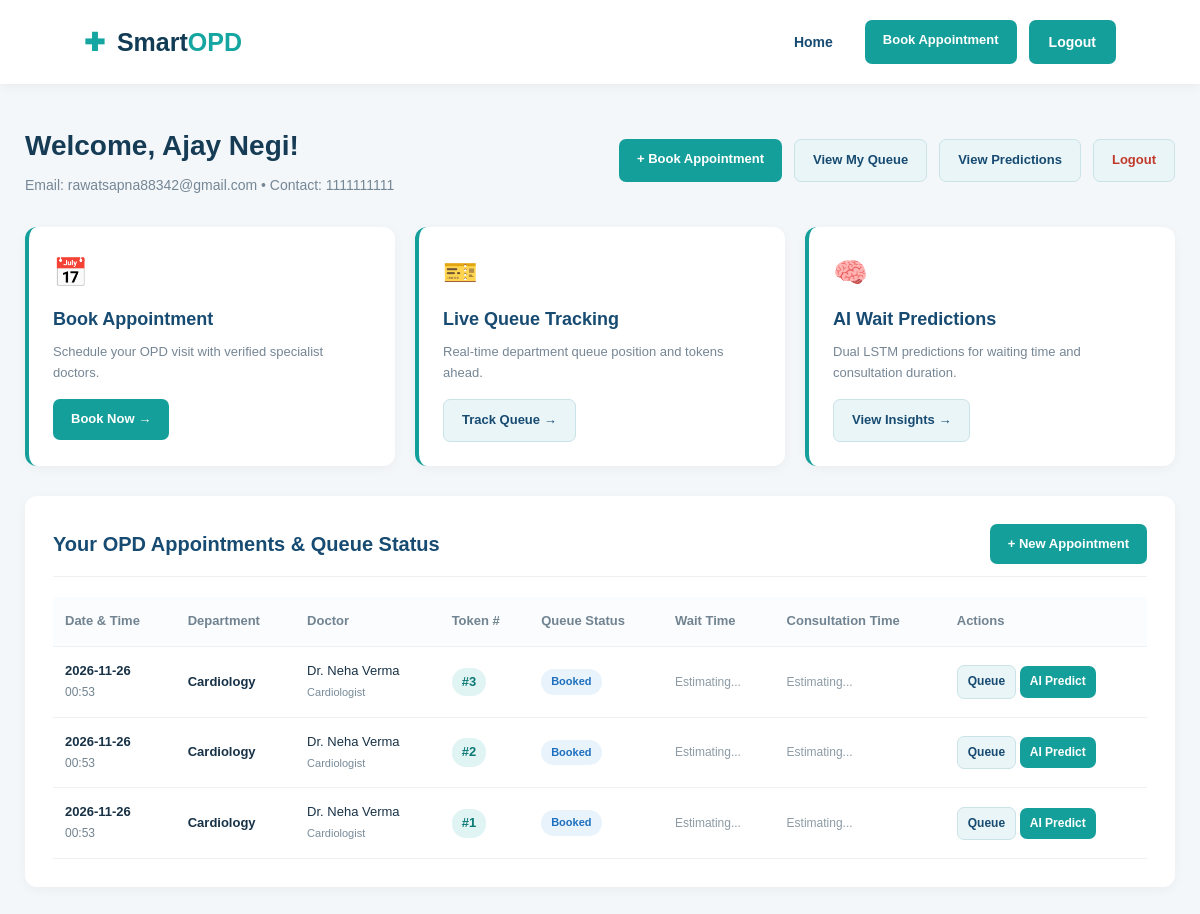
The app's page /dashboard (signed in) with its own data.
### App/app.py (models this page shows)
class Patient(db.Model):
    __tablename__ = "patients"
    patient_id = db.Column(db.Integer, primary_key=True)
    full_name = db.Column(db.String(100), nullable=False)
    email = db.Column(db.String(120), unique=True, nullable=False)
    password_hash = db.Column(db.String(255), nullable=False)
    phone = db.Column(db.String(20))
    created_at = db.Column(db.DateTime, server_default=db.func.current_timestamp())

class QueueEntry(db.Model):
    __tablename__ = "queue"
    queue_id = db.Column(db.Integer, primary_key=True)
    appointment_id = db.Column(db.Integer, nullable=False)
    token_number = db.Column(db.Integer, nullable=False)
    queue_status = db.Column(db.String(30), default="Booked")
    arrival_time = db.Column(db.DateTime)
    consultation_start = db.Column(db.DateTime)
    consultation_end = db.Column(db.DateTime)

class Department(db.Model):
    __tablename__ = "departments"
    department_id = db.Column(db.Integer, primary_key=True)
    department_name = db.Column(db.String(100), nullable=False)
    description = db.Column(db.Text)

class Doctor(db.Model):
    __tablename__ = "doctors"
    doctor_id = db.Column(db.Integer, primary_key=True)
    doctor_name = db.Column(db.String(100), nullable=False)
    department_id = db.Column(db.Integer, nullable=False)
    specialization = db.Column(db.String(100))
    availability_status = db.Column(db.String(30), default="Available")

### App/app.py (the view)
@app.route("/dashboard")
@patient_required
def dashboard():
    patient = db.session.get(Patient, session["patient_id"])
    if patient is None:
        session.clear()
        return redirect(url_for("login"))
    query = (
        db.session.query(
            Appointment.appointment_id,
            Appointment.appointment_date,
            Appointment.appointment_time,
            Appointment.appointment_status,
            Department.department_name,
            Doctor.doctor_name,
            Doctor.specialization,
            QueueEntry.token_number,
            QueueEntry.queue_status,
            PredictionRecord.predicted_wait_minutes,
            PredictionRecord.predicted_service_minutes
        )
        .join(Department, Appointment.department_id == Department.department_id)
        .outerjoin(Doctor, Appointment.doctor_id == Doctor.doctor_id)
        .outerjoin(QueueEntry, Appointment.appointment_id == QueueEntry.appointment_id)
        .outerjoin(PredictionRecord, Appointment.appointment_id == PredictionRecord.appointment_id)
        .filter(Appointment.patient_id == patient.patient_id)
        .order_by(Appointment.appointment_date.desc(), Appointment.appointment_id.desc())
    )
    appointments_data = []
    for row in query.all():
        appointments_data.append({
            "appointment_id": row[0],
            "appointment_date": row[1].strftime("%Y-%m-%d") if row[1] else "",
            "appointment_time": row[2].strftime("%H:%M") if row[2] else "",
            "appointment_status": row[3],
            "department_name": row[4],
            "doctor_name": row[5] or "Attending Physician",
            "specialization": row[6] or "General",
            "token_number": row[7],
            "queue_status": row[8] or row[3],
            "predicted_wait_minutes": row[9],
            "predicted_service_minutes": row[10]
        })
    return render_template(
        "dashboard.html",
        patient=patient,
        appointments=appointments_data
    )

### App/app.py (called while the page is built)
def patient_required(f):
    @functools.wraps(f)
    def decorated_function(*args, **kwargs):
        if "patient_id" not in session:
            flash("Please log in to access your patient portal.", "warning")
            return redirect(url_for("login"))
        return f(*args, **kwargs)
    return decorated_function

### App/templates/dashboard.html (shortened to what this page needs)
<!DOCTYPE html>
<html lang="en">
<head>
    <link rel="stylesheet" href="{{ url_for('static', filename='css/style.css') }}">
</head>
<body>
<header class="navbar">
    <div class="logo">
        <span class="logo-icon">✚</span>
        Smart<span>OPD</span>
    </div>
    <div class="nav-buttons">
        <a href="/" class="login-btn">Home</a>
        <a href="/appointment" class="dashboard-btn">Book Appointment</a>
        <a href="/logout" class="register-btn">Logout</a>
    </div>
</header>
<main class="dashboard">
    <div class="welcome-header">
        <section class="welcome">
            <h1>Welcome, {{ patient.full_name }}!</h1>
            <p>Email: {{ patient.email }} &bull; Contact: {{ patient.phone or "Not provided" }}</p>
        </section>
        <div class="quick-action-bar">
            <a href="/appointment" class="dashboard-btn">+ Book Appointment</a>
            <a href="/queue" class="dashboard-btn secondary">View My Queue</a>
            <a href="/prediction" class="dashboard-btn secondary">View Predictions</a>
            <a href="/logout" class="dashboard-btn secondary" style="color:#c0392b;">Logout</a>
        </div>
    </div>
    <section class="dashboard-grid">
        <div class="dashboard-card">
            <div class="card-icon">📅</div>
            <h3>Book Appointment</h3>
            <p>Schedule your OPD visit with verified specialist doctors.</p>
            <a href="/appointment" class="dashboard-btn">Book Now →</a>
        </div>
        <div class="dashboard-card">
            <div class="card-icon">🎫</div>
            <h3>Live Queue Tracking</h3>
            <p>Real-time department queue position and tokens ahead.</p>
            <a href="/queue" class="dashboard-btn secondary">Track Queue →</a>
        </div>
        <div class="dashboard-card">
            <div class="card-icon">🧠</div>
            <h3>AI Wait Predictions</h3>
            <p>Dual LSTM predictions for waiting time and consultation duration.</p>
            <a href="/prediction" class="dashboard-btn secondary">View Insights →</a>
        </div>
    </section>
    <section class="appointment-section">
        <div class="section-header">
            <h2>Your OPD Appointments &amp; Queue Status</h2>
            <a href="/appointment" class="dashboard-btn">+ New Appointment</a>
        </div>
        <div class="table-responsive">
            <table>
                <thead>
                    <tr>
                        <th>Date &amp; Time</th>
                        <th>Department</th>
                        <th>Doctor</th>
                        <th>Token #</th>
                        <th>Queue Status</th>
                        <th>Wait Time</th>
                        <th>Consultation Time</th>
                        <th>Actions</th>
                    </tr>
                </thead>
                <tbody>
                    {% for apt in appointments %}
                    <tr>
                        <td>
                            <strong>{{ apt.appointment_date }}</strong><br>
                            <span style="color:#718391; font-size:12px;">{{ apt.appointment_time or "General Session" }}</span>
                        </td>
                        <td><strong>{{ apt.department_name }}</strong></td>
                        <td>{{ apt.doctor_name }}<br><span style="font-size:11px; color:#788b99;">{{ apt.specialization }}</span></td>
                        <td>
                            {% if apt.token_number %}
                            <span class="token-pill">#{{ apt.token_number }}</span>
                            {% else %}
                            <span style="color:#999;">Pending</span>
                            {% endif %}
                        </td>
                        <td>
                            {% set q_status = apt.queue_status or apt.appointment_status or "Booked" %}
                            {% if q_status == 'Reached' %}
                                <span class="status-badge status-reached">Reached</span>
                            {% elif q_status == 'In Consultation' %}
                                <span class="status-badge status-in-consultation">In Consultation</span>
                            {% elif q_status == 'Completed' %}
                                <span class="status-badge status-completed">Completed</span>
                            {% elif q_status == 'Cancelled' %}
                                <span class="status-badge status-cancelled">Cancelled</span>
                            {% elif q_status == 'Waiting' %}
                                <span class="status-badge status-waiting">Waiting</span>
                            {% else %}
                                <span class="status-badge status-booked">Booked</span>
                            {% endif %}
                        </td>
                        <td>
                            {% if apt.predicted_wait_minutes is not none %}
                                <strong>{{ apt.predicted_wait_minutes | round(1) }} min</strong>
                            {% else %}
                                <span style="color:#8c9ba5; font-size:12px;">Estimating...</span>
                            {% endif %}
                        </td>
                        <td>
                            {% if apt.predicted_service_minutes is not none %}
                                <strong>{{ apt.predicted_service_minutes | round(1) }} min</strong>
                            {% else %}
                                <span style="color:#8c9ba5; font-size:12px;">Estimating...</span>
                            {% endif %}
                        </td>
                        <td>
                            <a href="/queue?appointment_id={{ apt.appointment_id }}" class="dashboard-btn secondary" style="padding:6px 10px; font-size:12px;">Queue</a>
                            <a href="/prediction?appointment_id={{ apt.appointment_id }}" class="dashboard-btn" style="padding:6px 10px; font-size:12px;">AI Predict</a>
                        </td>
                    </tr>
                    {% endfor %}
                </tbody>
            </table>
        </div>
    </section>
</main>
</body>
</html>

### App/static/css/style.css (style rules this page uses)
* { margin: 0; padding: 0; box-sizing: border-box; }
html { scroll-behavior: smooth; }
body { font-family: Arial, sans-serif; color: #183247; background: #ffffff; line-height: 1.6; }
.navbar { display: flex; align-items: center; justify-content: space-between; padding: 20px 7%; background: #ffffff; box-shadow: 0 2px 12px rgba(0,0,0,0.05); }
.logo { font-size: 25px; font-weight: bold; color: #123b55; }
.logo span:last-child { color: #16a6a1; }
.logo-icon { color: #16a6a1; margin-right: 5px; }
.nav-buttons { display: flex; gap: 12px; }
.login-btn, .register-btn, .primary-btn, .secondary-btn { text-decoration: none; padding: 11px 20px; border-radius: 7px; font-weight: bold; font-size: 14px; }
.login-btn { color: #174b72; }
.register-btn, .primary-btn { background: #159f9b; color: white; }

### App/templates/dashboard.html (style rules this page uses)
body { background: #f3f7fa; }
.dashboard { max-width: 1200px; margin: 40px auto; padding: 0 25px; }
.welcome-header { display: flex; justify-content: space-between; align-items: center; flex-wrap: wrap; gap: 15px; margin-bottom: 30px; }
.welcome h1 { color: #153b55; font-size: 28px; margin-bottom: 5px; }
.welcome p { color: #758695; font-size: 14px; }
.quick-action-bar { display: flex; gap: 12px; flex-wrap: wrap; }
.dashboard-grid { display: grid; grid-template-columns: repeat(3, 1fr); gap: 20px; margin-bottom: 30px; }
.dashboard-card { background: white; padding: 24px; border-radius: 12px; box-shadow: 0 3px 12px rgba(0,0,0,0.04); border-left: 4px solid #159f9b; }
.dashboard-card h3 { color: #174b72; margin-bottom: 8px; font-size: 18px; }
.dashboard-card p { color: #758695; font-size: 13px; margin-bottom: 15px; }
.card-icon { font-size: 28px; margin-bottom: 10px; }
.appointment-section { background: white; padding: 28px; border-radius: 12px; box-shadow: 0 3px 12px rgba(0,0,0,0.04); margin-bottom: 30px; }
.section-header { display: flex; justify-content: space-between; align-items: center; margin-bottom: 20px; border-bottom: 1px solid #edf1f4; padding-bottom: 12px; }
.section-header h2 { color: #174b72; font-size: 20px; margin: 0; }
.dashboard-btn { display: inline-block; padding: 10px 18px; background: #159f9b; color: white; text-decoration: none; border-radius: 7px; font-weight: bold; font-size: 13px; transition: background 0.2s; }
.dashboard-btn.secondary { background: #eaf5f7; color: #174b72; border: 1px solid #c9e3e7; }
.table-responsive { overflow-x: auto; }
table { width: 100%; border-collapse: collapse; font-size: 13px; min-width: 750px; }
th, td { padding: 14px 12px; text-align: left; border-bottom: 1px solid #edf1f4; }
th { color: #718391; font-weight: 600; background: #fafcfd; }
.token-pill { background: #e0f4f4; color: #0d7976; font-weight: bold; padding: 4px 10px; border-radius: 14px; font-size: 13px; display: inline-block; }
.status-badge { display: inline-block; padding: 4px 10px; border-radius: 14px; font-size: 11px; font-weight: bold; }
.status-booked { background: #e8f3fb; color: #1e70bf; }

### records on screen
Patient: full_name "Ajay Negi", email "rawatsapna88342@gmail.com", phone "1111111111"
QueueEntry: appointment_date "2026-11-26", appointment_time "00:53", department_name "Cardiology", doctor_name "Dr. Neha Verma", specialization "Cardiologist", token_number "3", queue_status "Booked"
QueueEntry: appointment_date "2026-11-26", appointment_time "00:53", department_name "Cardiology", doctor_name "Dr. Neha Verma", specialization "Cardiologist", token_number "2", queue_status "Booked"
QueueEntry: appointment_date "2026-11-26", appointment_time "00:53", department_name "Cardiology", doctor_name "Dr. Neha Verma", specialization "Cardiologist", token_number "1", queue_status "Booked"
